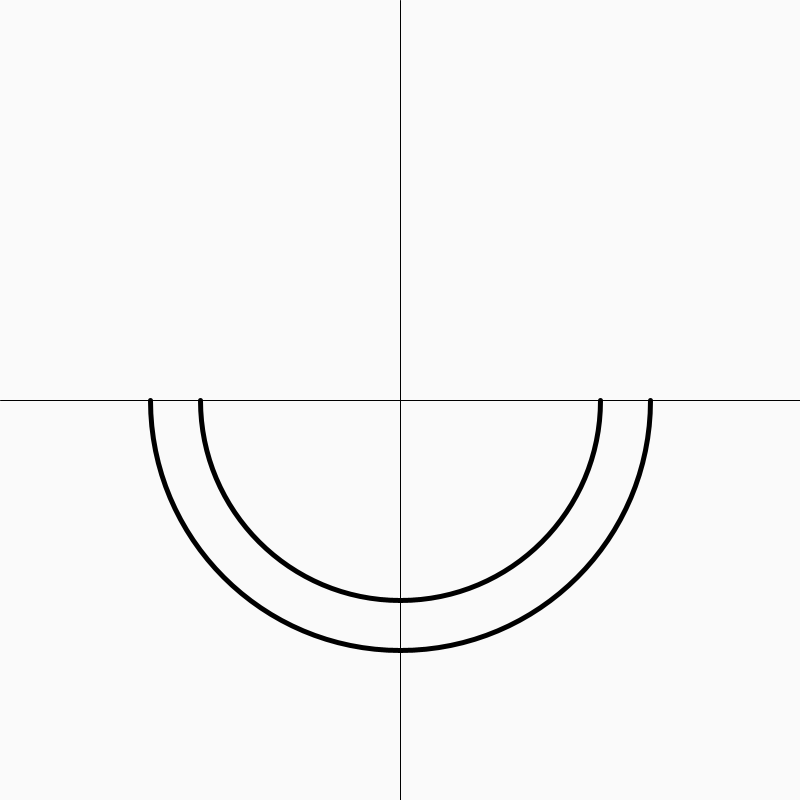
Frame 1 (no input)
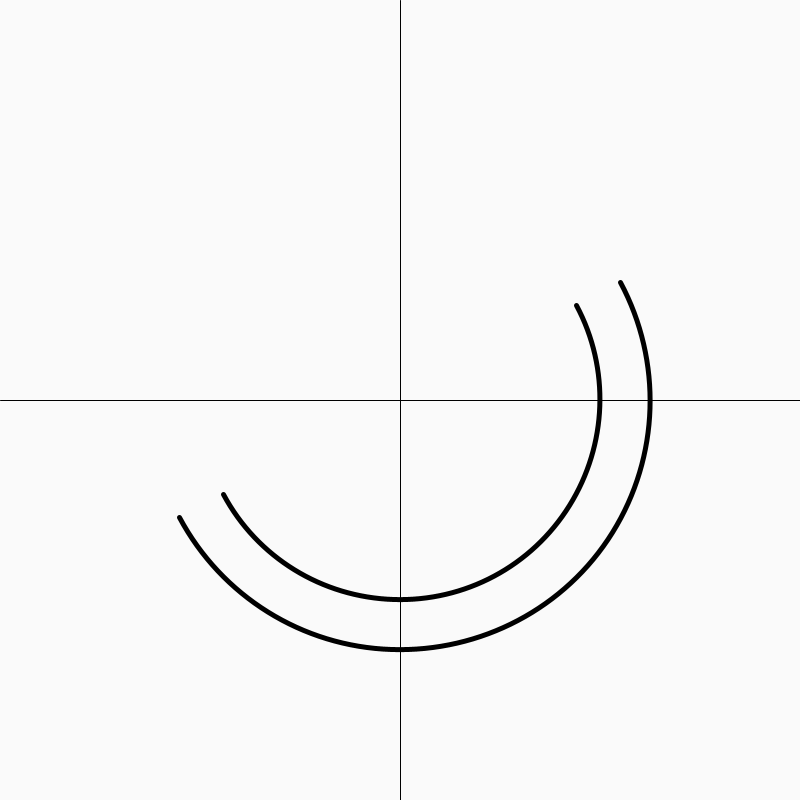
Frame 60 (the mouse pressed at the canvas centre just before this capture)
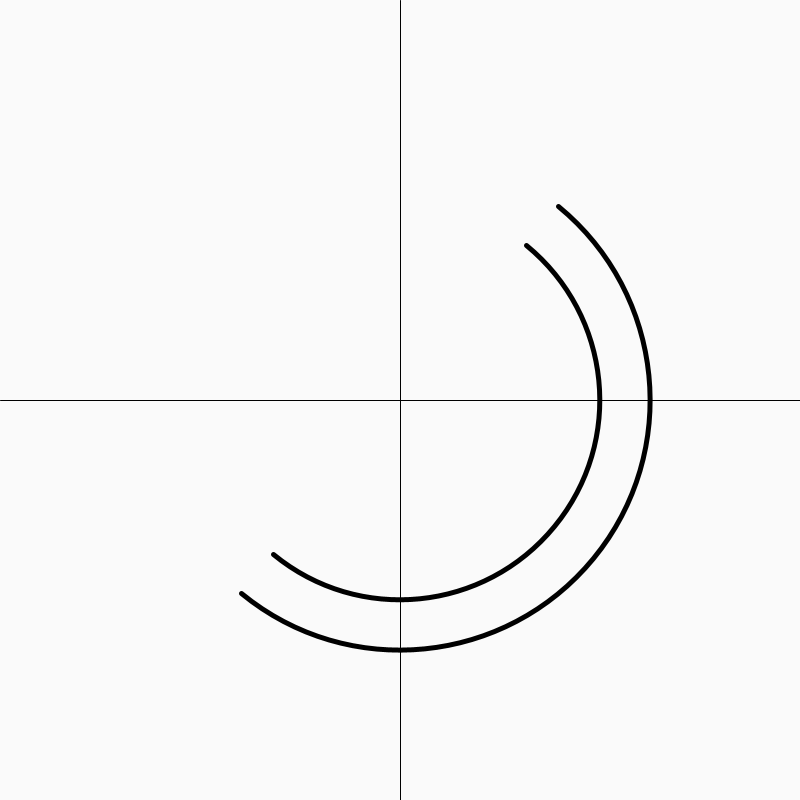
Frame 120 (the mouse held since frame 60 and released just before this capture)

The Processing sketch that drew these frames (run headless with seeded random() and noise(); from frame 60 on, the mouse is pressed at the canvas centre):

// Processing sketch: Circles_spinning
// ── Circles_spinning.pde
float x = 0;
final int sizex = 800, sizey = 800;

void setup(){
  frameRate(60);
}

void settings(){
  size(sizex, sizey);
}

void draw(){
  background(250);
  noFill();
  strokeWeight(5);
  arc(width/2, height/2, width/2, height/2, x, x + PI / 1);
  arc(width/2, height/2, width/2 + 100, height/2 + 100, x, x + PI / 1);
  strokeWeight(1);
  line(0, height/2, width, height/2);
  line(width/2, 0, width/2, height);
  x += PI/32;
}

// ── Circle.pde
public class Circle {
  float x, y, tam;
  float angle = 0;
  int entra = 0, giros = 0, id;
  public Circle(float x, float y, float tam, int id) {
    this.x = x;
    this.y = y;
    this.tam = tam;
    this.id = id;
  }

  public void pinta() {
    if (angle < 0.5) {
      stroke(255, 0, 0);
    }
    if (id == 1) {
      fill(0);
      text(giros, 5, 15);
      noFill();
    }
    arc(x, y, tam, tam, 0 + angle, HALF_PI + angle);
    stroke(0, 0, 0);
  }

  public void avanza() {
    angle += PI * 1/tam;
    angle = angle % (PI*2);
    if (angle < 1e-1) {
      giros++;
      if (id == 1) {
        System.out.println(giros);
      }
    }
  }
}
